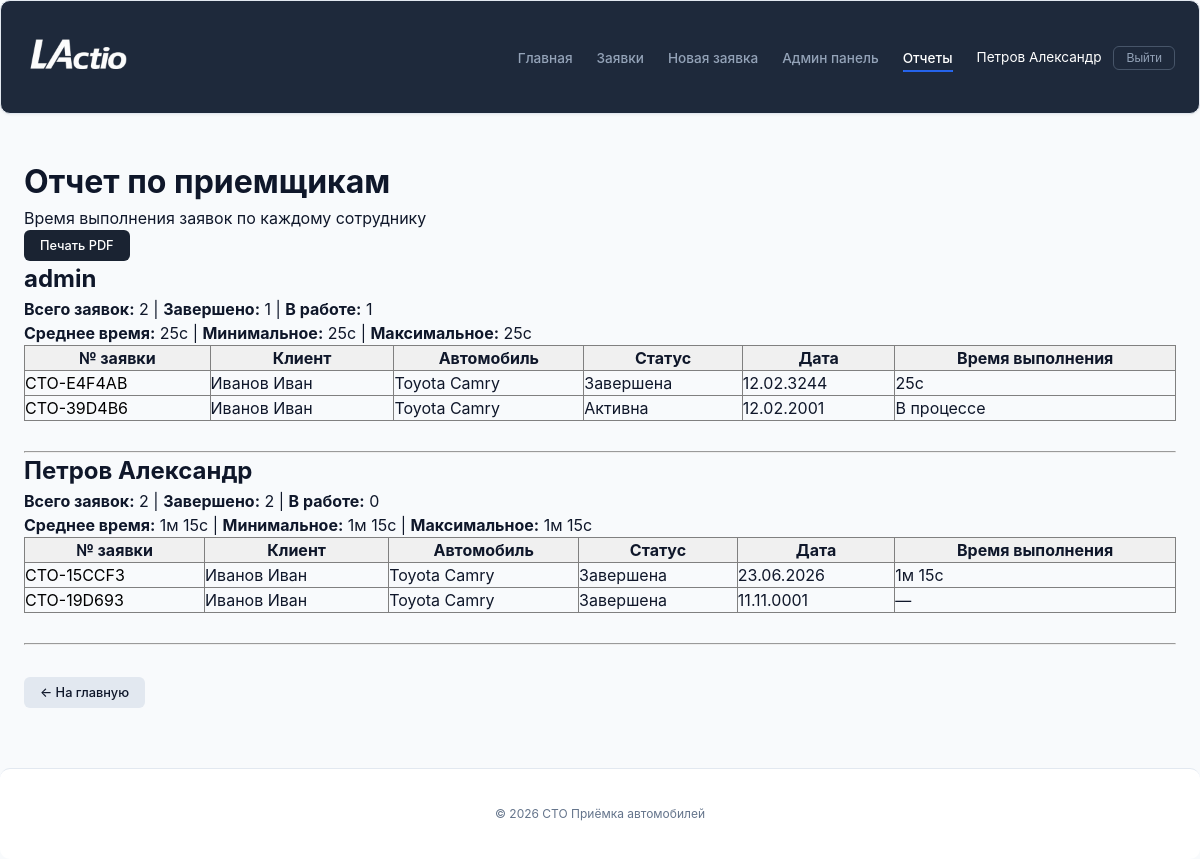
The app's page /reports/receptionists/ (signed in), older data.
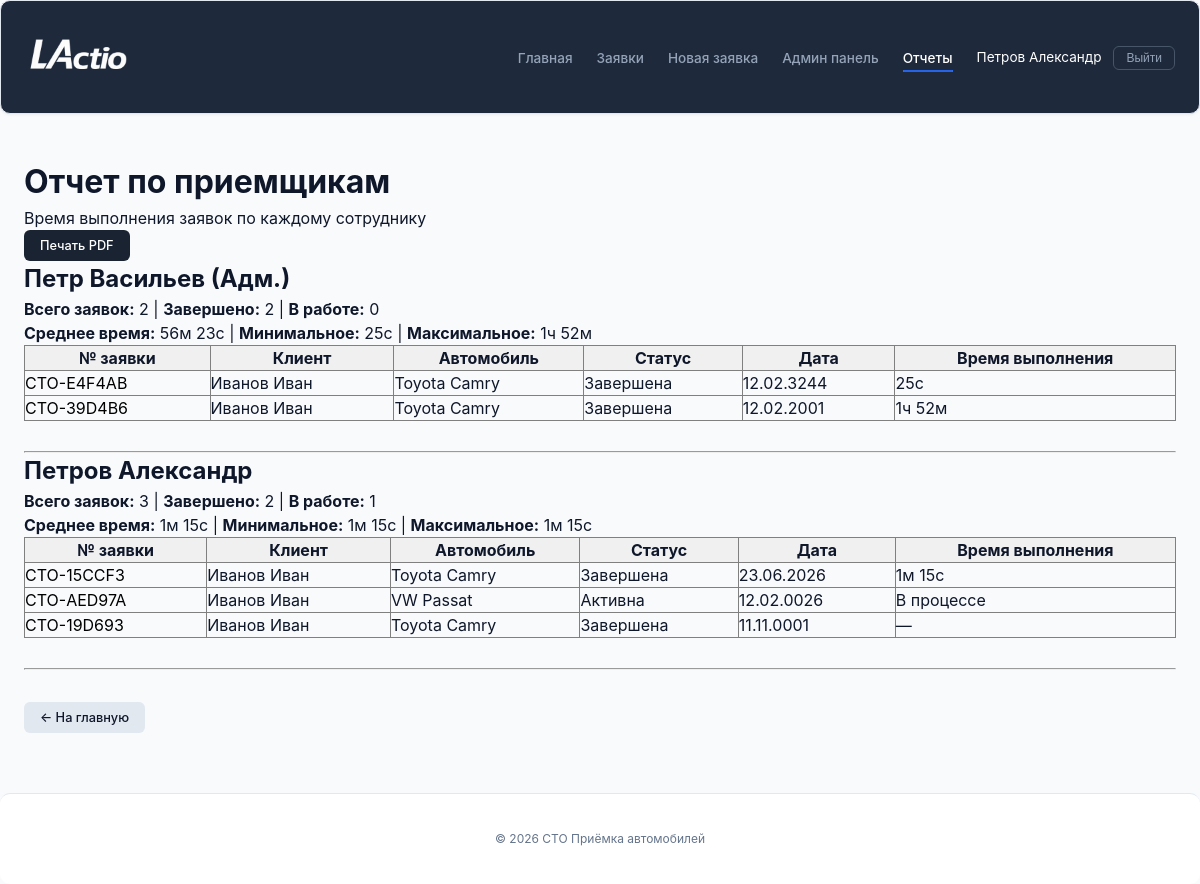
The same page, newer data.
### service_reception/models.py (models this page shows, shortened)
class User(AbstractUser):
    POSITION_CHOICES = [
        ('admin', 'Администратор'),
        ('receptionist', 'Приёмщик'),
        ('master', 'Мастер'),
    ]
    phone = models.CharField(max_length=20, blank=True, verbose_name='Телефон')
    position = models.CharField(max_length=50, choices=POSITION_CHOICES, default='receptionist', verbose_name='Должность')
    avatar = models.ImageField(upload_to='avatars/', blank=True, null=True, verbose_name='Фото')
    is_approved = models.BooleanField(default=False, verbose_name='Подтверждён администратором')
    class Meta:
        verbose_name = 'Пользователь'
        verbose_name_plural = 'Пользователи'

class RepairRequest(models.Model):
    STATUS_CHOICES = [
        ('draft', 'Черновик'),
        ('active', 'Активна'),
        ('completed', 'Завершена'),
        ('cancelled', 'Отменена'),
    ]
    request_number = models.CharField(max_length=20, unique=True, editable=False)
    receptionist = models.ForeignKey(User, on_delete=models.CASCADE)
    reception_date = models.DateField()
    reception_time = models.TimeField()
    client_name = models.CharField(max_length=200)
    client_phone = models.CharField(max_length=20)
    car_brand = models.CharField(max_length=100)
    car_model = models.CharField(max_length=100)
    license_plate = models.CharField(max_length=20, blank=True)
    vin = models.CharField(max_length=17, blank=True)
    work_types = models.ManyToManyField('WorkType', blank=True)
    issue_description = models.TextField()
    notes = models.TextField(blank=True)
    dashboard_photo = models.ImageField(
        upload_to='dashboard/',
        blank=True,
        null=True,
        verbose_name='Фото приборной панели'
    )
    mileage = models.IntegerField(
        null=True,
        blank=True,
        verbose_name='Пробег (км)'
    )
    status = models.CharField(max_length=20, choices=STATUS_CHOICES, default='draft')
    started_at = models.DateTimeField(null=True, blank=True, verbose_name="Время начала")
    completed_at = models.DateTimeField(null=True, blank=True, verbose_name="Время завершения")
    time_spent = models.DurationField(null=True, blank=True, verbose_name="Затраченное время")

### service_reception/views.py (the view)
# urls.py: path('reports/receptionists/', views.reports_receptionists, name='reports_receptionists'),
@login_required
@user_passes_test(lambda u: u.is_staff)
def reports_receptionists(request):
    receptionists = User.objects.filter(
        repairrequest__isnull=False
    ).distinct().annotate(
        total_requests=Count('repairrequest'),
        completed_requests=Count('repairrequest', filter=Q(repairrequest__status='completed')),
        active_requests=Count('repairrequest', filter=Q(repairrequest__status='active')),
        avg_time=Avg('repairrequest__time_spent'),
        min_time=Min('repairrequest__time_spent'),
        max_time=Max('repairrequest__time_spent'),
        total_time=Sum('repairrequest__time_spent'),
    )
    receptionist_data = []
    for r in receptionists:
        requests = RepairRequest.objects.filter(
            receptionist=r
        ).order_by('-reception_date')
        for req in requests:
            req.time_spent_formatted = format_duration(req.time_spent)
        receptionist_data.append({
            'user': r,
            'stats': {
                'total': r.total_requests,
                'completed': r.completed_requests,
                'active': r.active_requests,
                'avg_time': format_duration(r.avg_time),
                'min_time': format_duration(r.min_time),
                'max_time': format_duration(r.max_time),
                'total_time': format_duration(r.total_time),
            },
            'requests': requests,
        })
    context = {
        'receptionist_data': receptionist_data,
    }
    return render(request, 'reception/reports_receptionists.html', context)

### service_reception/views.py (called while the page is built)
def format_duration(value):
    if not value or value == "—":
        return "—"
    total_seconds = int(value.total_seconds())
    hours = total_seconds // 3600
    minutes = (total_seconds % 3600) // 60
    seconds = total_seconds % 60
    if hours > 0:
        return f"{hours}ч {minutes}м"
    elif minutes > 0:
        return f"{minutes}м {seconds}с"
    else:
        return f"{seconds}с"

### service_reception/templates/reception/reports_receptionists.html (shortened to what this page needs)
{% extends 'reception/base.html' %}
{% block content %}
<h1>Отчет по приемщикам</h1>
<p>Время выполнения заявок по каждому сотруднику</p>
<a href="{% url 'service_reception:reports_receptionists_pdf' %}" target="_blank" class="btn btn_print">
    Печать PDF
</a>
<br>
{% for data in receptionist_data %}
<h2>{{ data.user.get_full_name|default:data.user.username }}</h2>
<p>
    <strong>Всего заявок:</strong> {{ data.stats.total }} |
    <strong>Завершено:</strong> {{ data.stats.completed }} |
    <strong>В работе:</strong> {{ data.stats.active }}
</p>
<p>
    <strong>Среднее время:</strong>
    {% if data.stats.avg_time %}{{ data.stats.avg_time }} {% else %}—{% endif %} |
    <strong>Минимальное:</strong>
    {% if data.stats.min_time %}{{ data.stats.min_time }} {% else %}—{% endif %} |
    <strong>Максимальное:</strong>
    {% if data.stats.max_time %}{{ data.stats.max_time }} {% else %}—{% endif %}
</p>
<table border="1" cellpadding="5" cellspacing="0" style="width: 100%; border-collapse: collapse; margin-bottom: 30px;">
    <thead>
        <tr style="background: #f0f0f0;">
            <th>№ заявки</th>
            <th>Клиент</th>
            <th>Автомобиль</th>
            <th>Статус</th>
            <th>Дата</th>
            <th>Время выполнения</th>
        </tr>
    </thead>
    <tbody>
        {% for req in data.requests %}
        <tr>
            <td><a href="{% url 'service_reception:request_detail' req.pk %}"
                style="text-decoration: none; color: black;">{{ req.request_number }}</a></td>
            <td>{{ req.client_name }}</td>
            <td>{{ req.car_brand }} {{ req.car_model }}</td>
            <td>{{ req.get_status_display }}</td>
            <td>{{ req.reception_date|date:"d.m.Y" }}</td>
            <td>
                {% if req.time_spent %}
                    {{ req.time_spent_formatted }}
                {% elif req.status == 'active' %}
                    В процессе
                {% else %}
                    —
                {% endif %}
            </td>
        </tr>
        {% empty %}
        <tr>
            <td colspan="6" style="text-align: center;">Нет заявок</td>
        </tr>
        {% endfor %}
    </tbody>
</table>
<hr>
{% empty %}
<p>Нет данных о приемщиках</p>
{% endfor %}
<a href="{% url 'service_reception:home' %}" class="btn btn_secondary" style="margin-top: 2rem;">← На главную</a>
{% endblock %}

### service_reception/templates/reception/base.html (shortened to what this page needs)
{% load static %}
<!DOCTYPE html>
<html lang="ru">
<head>
    <link rel="stylesheet" href="{% static 'css/style.css' %}">
</head>
<body>
    <nav class="navbar_custom">
        <div class="main_container">
            <div class="nav_inner">
                <a class="navbar_brand" href="{% url 'service_reception:home' %}">
                    <img src="{% static 'images/logoo.png' %}" alt="СТО Приёмка" class="logo_img" style="height: 48px !important; width: auto !important;">
                </a>
                <ul class="navbar_menu">
                    <li><a class="navbar_link {% if request.path == '/' %}active{% endif %}" href="{% url 'service_reception:home' %}">Главная</a></li>
                    <li><a class="navbar_link {% if request.path == '/requests/' %}active{% endif %}" href="{% url 'service_reception:request_list' %}">Заявки</a></li>
                    <li><a class="navbar_link {% if request.path == '/requests/create/' %}active{% endif %}" href="{% url 'service_reception:request_create' %}">Новая заявка</a></li>
                    {% if user.is_authenticated %}
                        {% if user.is_staff %}
                            <li><a class="navbar_link {% if '/admin-panel/' in request.path %}active{% endif %}" href="{% url 'service_reception:admin_dashboard' %}">Админ панель</a></li>
                        {% endif %}
                        {% if user.is_staff %}
                            <li><a class="navbar_link {% if '/reports/receptionists/' in request.path %}active{% endif %}" href="{% url 'service_reception:reports_receptionists' %}">Отчеты</a></li>
                        {% endif %}
                        <li class="nav_user">
                            <span class="nav_username">{{ user.get_full_name|default:user.username }}</span>
                            <form method="post" action="{% url 'service_reception:logout' %}" class="nav_logout_form">
                                <button type="submit" class="btn_logout">Выйти</button>
                            </form>
                        </li>
                    {% else %}
                        <li><a class="btn btn_login" href="{% url 'service_reception:login' %}">Вход</a></li>
                        <li><a class="btn btn_register" href="{% url 'service_reception:register' %}">Регистрация</a></li>
                    {% endif %}
                </ul>
            </div>
        </div>
    </nav>
    <main class="main_container">
        {% block content %}{% endblock %}
    </main>
    <footer class="footer_custom">
        <div class="main_container">
            <p>© {% now "Y" %} СТО Приёмка автомобилей</p>
        </div>
    </footer>
</body>
</html>

Row changes from the older to the newer data that the page shows:
changed User "Петров Александр": stats.total "2" → "3"; stats.active "0" → "1"
changed User: user.get_full_name "admin" → "Петр Васильев (Адм.)"; stats.completed "1" → "2"; stats.active "1" → "0"; stats.avg_time "25с" → "56м 23с"; stats.max_time "25с" → "1ч 52м"
changed RepairRequest "СТО-39D4B6": status "Активна" → "Завершена"; time_spent_formatted (not shown) → "1ч 52м"; no longer shows "В процессе"
added RepairRequest: request_number "СТО-AED97A", client_name "Иванов Иван", car_brand "VW", car_model "Passat", status "Активна", reception_date "12.02.0026", shows "В процессе", shown under User "Петров Александр"
